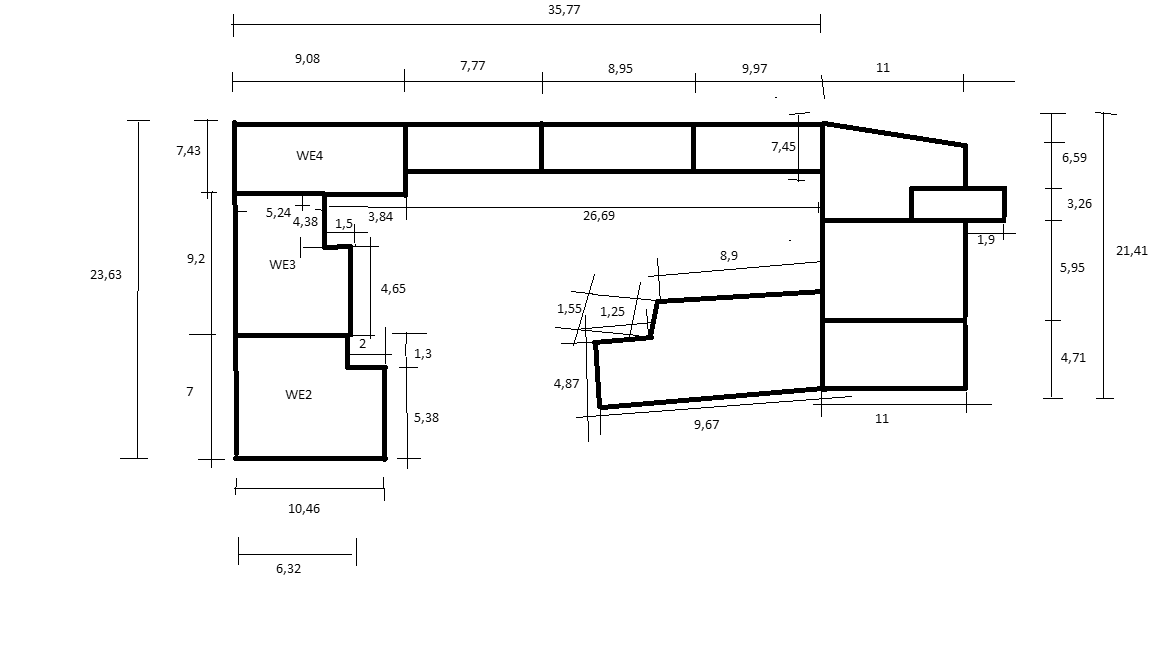
#> input picture data/uploads/01bea35a-8e03-4335-beaa-f10bdc4bf627/upload/aaaaaa.deskew.png, 1152 x 648 px
$ python -i raster_pipeline.py   (imports and definitions only)
#> lines starting #> are read from the running program, lines starting #| are printed output that depends on the picture; after the words box and inside, x2 and y2 are one past the last pixel; in counts of white or black regions, pixels touching at a corner belong together
from __future__ import annotations

from dataclasses import dataclass
from pathlib import Path
from typing import List

import cv2
import numpy as np
import pypdfium2 as pdfium


@dataclass
class RasterPage:
    path: Path
    dpi: int
    width_px: int
    height_px: int


def rasterize_pdf(pdf_path: str, dpi: int, out_dir: Path) -> List[RasterPage]:
    src = Path(pdf_path)
    out_dir.mkdir(parents=True, exist_ok=True)
    pdf = pdfium.PdfDocument(str(src))
    results: List[RasterPage] = []
    for i in range(len(pdf)):
        page = pdf[i]
        pil = page.render(scale=dpi / 72.0).to_pil()
        out_path = out_dir / f"page-{i}.png"
        pil.save(out_path)
        results.append(RasterPage(path=out_path, dpi=dpi, width_px=pil.width, height_px=pil.height))
    return results


def deskew_and_normalize(image_path: str) -> str:
    img = cv2.imread(str(image_path), cv2.IMREAD_GRAYSCALE)
#> img is the input picture: shape (648, 1152); min 0, max 255, mean 245.4
    if img is None:
        return str(image_path)
    # threshold
    thr = cv2.threshold(img, 0, 255, cv2.THRESH_BINARY + cv2.THRESH_OTSU)[1]
#> thr: shape (648, 1152); 96.2% white; 163 black regions (81 under 20 px), largest, box (x1, y1, x2, y2) and area: (232, 115, 1016, 462) 22301, (232, 69, 1015, 99) 904, (231, 14, 821, 37) 630
    # edges and Hough to estimate rotation
    edges = cv2.Canny(thr, 50, 150, apertureSize=3)
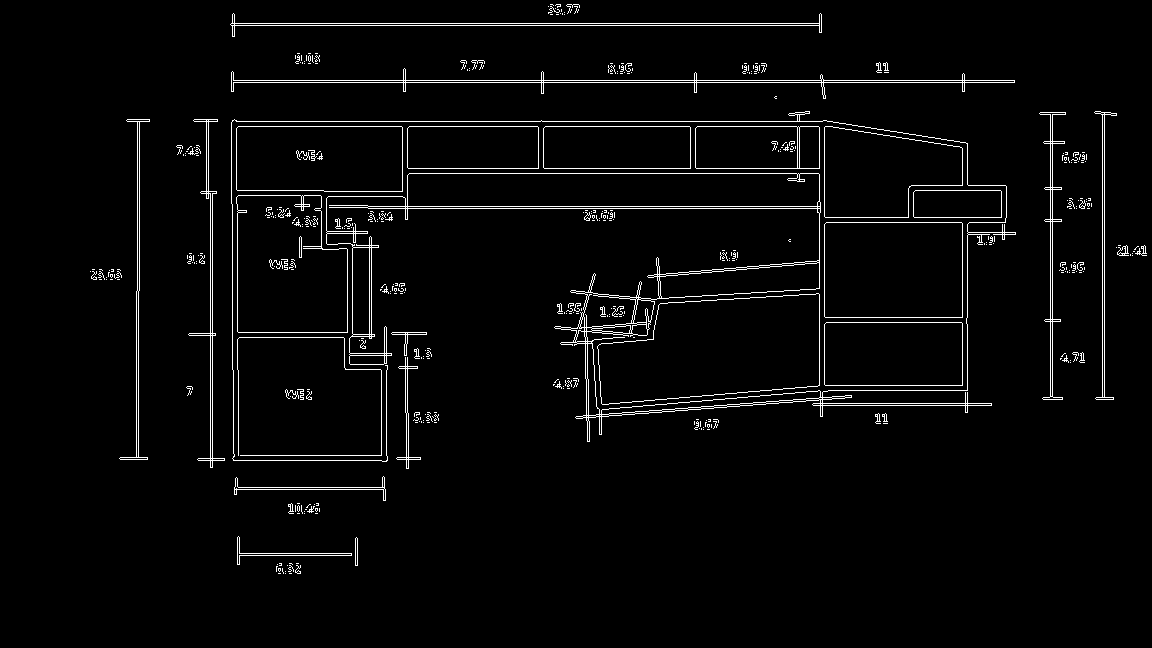
#> edges: shape (648, 1152); 3% white in thin lines or dots, all inside (x1, y1, x2, y2) = (90, 4, 1147, 574)
    lines = cv2.HoughLines(edges, 1, np.pi / 180.0, 200)
#> lines = 27 rows, first 8: [82, 1.57], [80, 1.57], [121, 1.57], [23, 1.57], [25, 1.57], [126, 1.57], [206, 1.57], [208, 1.57]
    angle = 0.0
    if lines is not None and len(lines) > 0:
        angles = []
        for rho_theta in lines:
            rho, theta = rho_theta[0]
            a = theta * 180.0 / np.pi
            # normalize around 0 or 90
            a = ((a + 45) % 90) - 45
            angles.append(a)
#> this loop made 27 passes
#> (rho, theta, a) on passes 1 to 12: (82, 1.57, 2.5e-06), (80, 1.57, 2.5e-06), (121, 1.57, 2.5e-06), (23, 1.57, 2.5e-06), (25, 1.57, 2.5e-06), (126, 1.57, 2.5e-06), (206, 1.57, 2.5e-06), (208, 1.57, 2.5e-06), (173, 1.57, 2.5e-06), (168, 1.57, 2.5e-06), (1104, 0, 0), (1102, 0, 0)
#> after the loop, angles = 27 values, max 2.5e-06 at index 0, min -5 at index 21, mean -0.556
        if angles:
            angle = float(np.median(angles))
#> angle = 0
    # rotate around center
    (h, w) = img.shape[:2]
#> h = 648; w = 1152
    center = (w // 2, h // 2)
#> center = (576, 324)
    M = cv2.getRotationMatrix2D(center, angle, 1.0)
#> M = [[1, 0, 0], [0, 1, 0]]
    rotated = cv2.warpAffine(img, M, (w, h), flags=cv2.INTER_LINEAR, borderMode=cv2.BORDER_REPLICATE)
    out_path = Path(image_path).with_suffix(".deskew.png")
    cv2.imwrite(str(out_path), rotated)
    return str(out_path)

>>> result = deskew_and_normalize('../../data/uploads/01bea35a-8e03-4335-beaa-f10bdc4bf627/upload/aaaaaa.deskew.png')
